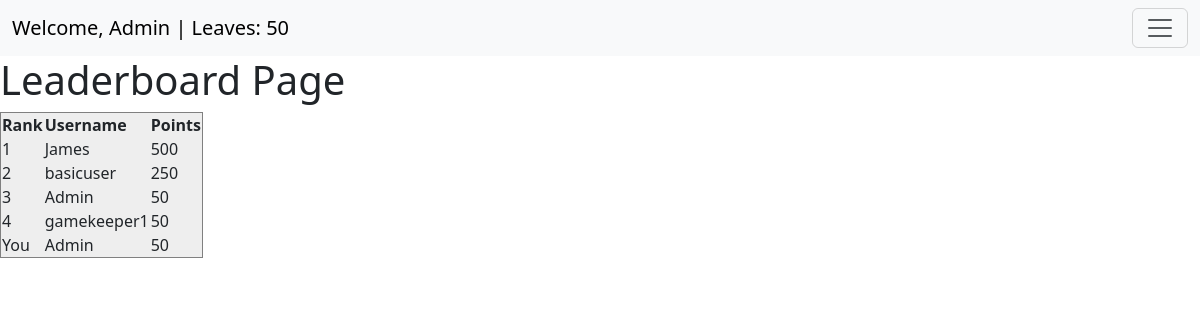
/leaderboard (signed in), run on an earlier commit of the app's database.
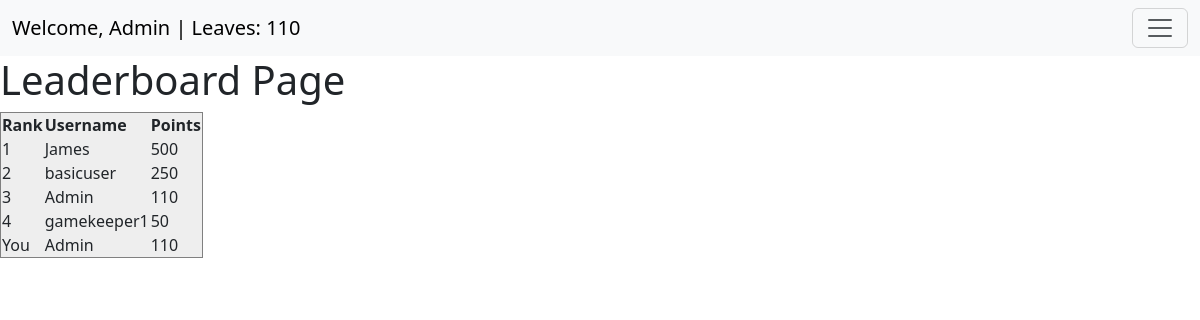
And on a later commit of the database.
### user_management/models.py (models this page shows, shortened)
class CustomUser(AbstractUser):
    email = models.EmailField(null=True, blank=True) # TODO: Allows no email, potentially remove in sprint 2
    friends = models.ManyToManyField("self", symmetrical=True, blank=True)
    owned_plants = models.ManyToManyField("garden.Plant", related_name="owners")
    objects = CustomUserManager()

class UserStats(models.Model):
    user = models.OneToOneField(CustomUser, on_delete=models.CASCADE, related_name="stats")
    leaves = models.IntegerField(default=0)
    points = models.IntegerField(default=0)
    class Meta:
        verbose_name = "User Stats"
        verbose_name_plural = "User Stats"

### main/views.py (the view)
# urls.py: path("leaderboard", views.leaderboard, name="leaderboard"),  # Leaderboard page
@login_required(login_url="/auth/login")
def leaderboard(request):
    context = get_leaderboard(request).content
    context = json.loads(context)
    context['points'] = UserStats.objects.get(user_id=request.user.id).points
    return render(request, "leaderboard.html", context)

### main/views.py (called while the page is built)
@api_view(['GET'])
def get_leaderboard(request):
    leaders = UserStats.objects.raw("SELECT id, user_id, points FROM user_management_userstats ORDER BY points DESC LIMIT 10")
    data = {'leaderboard': []}
    for person in leaders:
        id = person.user_id
        username = CustomUser.objects.get(pk=id).get_username()
        points = person.points
        data['leaderboard'].append({'username': username, 'points': points})
    return JsonResponse(data)

### main/templates/leaderboard.html (shortened to what this page needs)
{% extends 'base.html' %}
{% load auth_extras %}
{% block content %}
<h1>Leaderboard Page</h1>
<table style="background-color:#eee" border="1px solid black">
    <tr>
        <th>Rank</th>
        <th>Username</th>
        <th>Points</th>
    </tr>
    {% for item in leaderboard %}
    <tr>
        <td>{{forloop.counter}}</td>
        <td>{{item.username}}</td>
        <td>{{item.points}}</td>
    </tr>
    {% endfor %}
    {% if user.is_authenticated %}
    <tr>
        <td>You</td>
        <td>{{user.username}}</td>
        <td>{{points}}</td>
    </tr>
    {% endif %}
  </table>
{% endblock %}

### main/templates/base.html (shortened to what this page needs)
<html lang="en">
<head>
    <link href="https://cdn.jsdelivr.net/npm/bootstrap@5.3.3/dist/css/bootstrap.min.css" rel="stylesheet">
</head>
<body>
<nav class="navbar navbar-light bg-light">
    <div class="container-fluid">
        <a class="navbar-brand me-auto" href="#">
            {% if user.is_authenticated %}
                Welcome, {{ user.username }} | Leaves: {{ user.stats.leaves }}
            {% else %}
                Guest
            {% endif %}
        </a>
        <button class="navbar-toggler" type="button" data-bs-toggle="collapse" data-bs-target="#navbarSupportedContent"
            aria-controls="navbarSupportedContent" aria-expanded="false" aria-label="Toggle navigation">
            <span class="navbar-toggler-icon"></span>
        </button>
    </div>
</nav>
{% block content %}
{% endblock %}
</body>
</html>

What changed in the data, as far as the page shows it:
changed CustomUser "Admin": stats.leaves "50" → "110"; points "50" → "110"
Also different on the page:
{{ points }}: "50" → "110"
